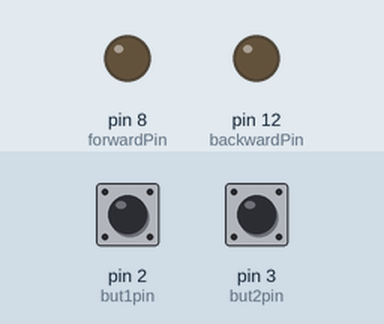
A sketch run on a simulated Arduino Mega 2560, built with avr-gcc and run on an emulated ATmega2560. On the bench: output pins drawn as LEDs (lit = HIGH). The test bench sets the inputs (shaded band); at power-on: pin 2 (but1pin) HIGH, pin 3 (but2pin) HIGH.

Above: at 1.2 s.
1.3 s: pin 2 (but1pin) pulled LOW for 0.15 s
At 1.37 s:
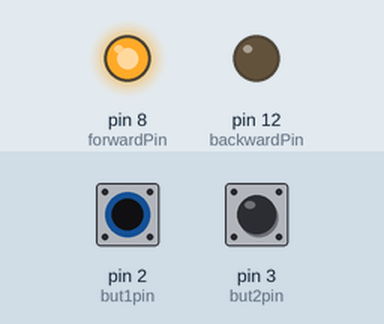
2.9 s: pin 3 (but2pin) pulled LOW for 0.15 s
At 2.97 s:
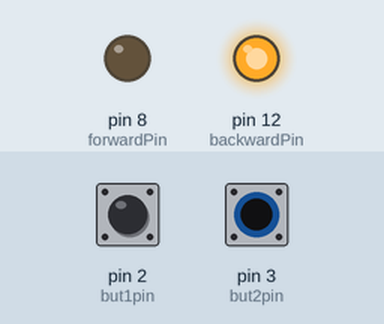
4.5 s: pin 3 (but2pin) pulled LOW for 3.2 s
At 8.0 s:
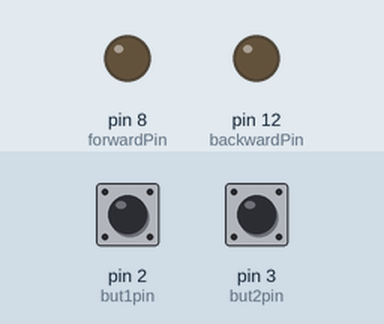
9.2 s: pin 2 (but1pin) pulled LOW for 3.2 s
At 10.4 s:
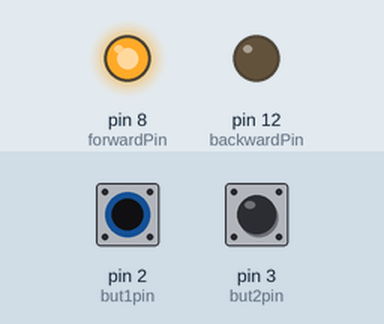
13.9 s: pin 2 (but1pin) driven LOW and pin 3 (but2pin) driven LOW
At 15.2 s:
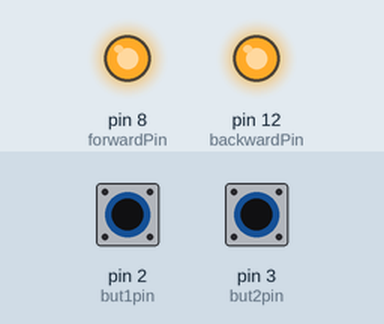
Timing chart, 0 to 16.4 s (numbered marks = the images above; inputs shaded):
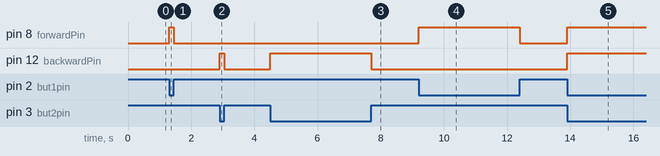

Measured:
- after the input at 1.3 s, pin 8 (forwardPin): LOW → HIGH at once, → LOW 0.15 s later
- after the input at 2.9 s, pin 12 (backwardPin): LOW → HIGH at once, → LOW 0.15 s later
- after the input at 4.5 s, pin 12 (backwardPin): LOW → HIGH at once, → LOW 3.2 s later
- after the input at 9.2 s, pin 8 (forwardPin): LOW → HIGH at once, → LOW 3.2 s later
- after the input at 13.9 s, pin 8 (forwardPin), pin 12 (backwardPin): LOW → HIGH at once

The sketch:

climbing_arduino.ino
```cpp
// Arduino Mega

const int forwardPin = 8;
const int backwardPin = 12;
const int delayTime = 2000;
const int but1pin = 2;
const int but2pin =3;
int but1;
int but2;

void setup() {
  // put your setup code here, to run once:
  pinMode(forwardPin, OUTPUT);
  pinMode(backwardPin, OUTPUT);
  pinMode(but1pin, INPUT_PULLUP);
  pinMode(but2pin, INPUT_PULLUP);
}

void loop() {
  but1 = digitalRead(but1pin);
  but2 = digitalRead(but2pin);

  if(but1 == HIGH) {
    digitalWrite(forwardPin,LOW);
  }
  else {
    digitalWrite(forwardPin,HIGH);
  }

  if(but2 == HIGH) {
    digitalWrite(backwardPin,LOW);
  }
  else {
    digitalWrite(backwardPin,HIGH);
  }
}
```
